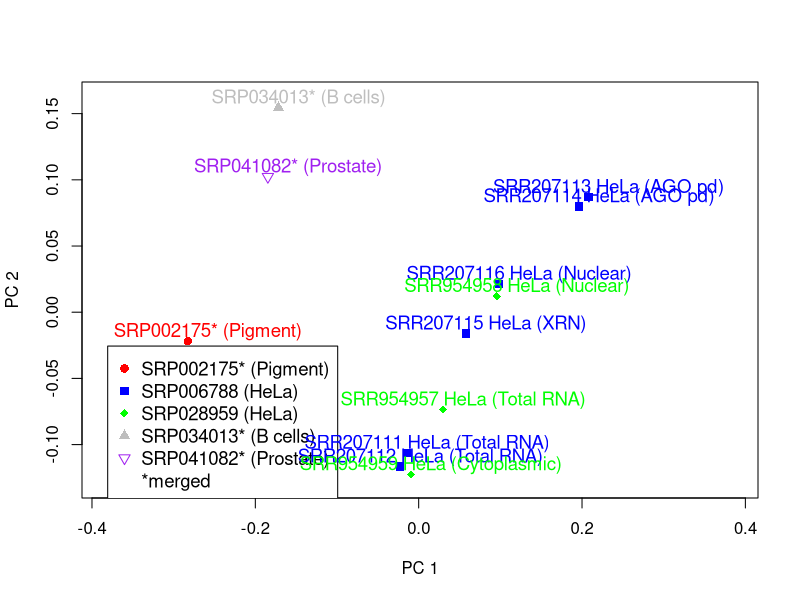

This figure's R source:
#!/usr/bin/env R
args <- commandArgs(trailingOnly = TRUE)

output_dir = args[1]

precursors_names = c("pre-miR","SNORD","SNORA","tRNA","SCARNA","MISC")
precursors_total = c(1386,264,106,451,23,39)
datasets_names   = c("SRP002175* (Pigment)", "SRP006788 (HeLa)", "SRP028959 (HeLa)", "SRP034013* (B cells)", "SRP041082* (Prostate)")

samples_SRP002175_merged = c("SRP002175* (Pigment)")
samples_SRP006788 = c("SRR207111 HeLa (Total RNA)","SRR207112 HeLa (Total RNA)","SRR207113 HeLa (AGO pd)","SRR207114 HeLa (AGO pd)","SRR207115 HeLa (XRN)","SRR207116 HeLa (Nuclear)")
samples_SRP028959 = c("SRR954957 HeLa (Total RNA)", "SRR954958 HeLa (Nuclear)", "SRR954959 HeLa (Cytoplasmic)")
samples_SRP034013_merged = c("SRP034013* (B cells)")
samples_SRP041082_merged = c("SRP041082* (Prostate)")

datasets_length = c( length(samples_SRP002175_merged),
                     length(samples_SRP006788),
                     length(samples_SRP028959),
                     length(samples_SRP034013_merged),
                     length(samples_SRP041082_merged))

samples_names = c(
                  samples_SRP002175_merged,
                  samples_SRP006788,
                  samples_SRP028959,
                  samples_SRP034013_merged,
                  samples_SRP041082_merged)
samples_color = c(
                  rep("red",datasets_length[1]),
                  rep("blue",datasets_length[2]),
                  rep("green",datasets_length[3]),
                  rep("gray",datasets_length[4]),
                  rep("purple",datasets_length[5]))

samples_cex    = c(
                  rep(1.4,datasets_length[1]),
                  rep(1.4,datasets_length[2]),
                  rep(1.4,datasets_length[3]),
                  rep(1.4,datasets_length[4]),
                  rep(1.4,datasets_length[5]))


samples_pch    = c(
                  rep(16,datasets_length[1]),
                  rep(15,datasets_length[2]),
                  rep(18,datasets_length[3]),
                  rep(17,datasets_length[4]),
                  rep(6,datasets_length[5]))


fragments = data.frame(
                       c( 947,  202,   56, 1210,   26,  107), #SRP002175
                       
                       #c( 500,  104,   23,  937,   11,  567), #SRP002175_SRR038852
                       #c( 346,   64,    7,  554,    1,  360), #SRP002175_SRR038853
                       #c( 519,   93,   14,  810,    7,  547), #SRP002175_SRR038854
                       #c( 374,   69,    9,  687,    6,  394), #SRP002175_SRR038855
                       #c( 416,   60,    8,  767,    8,  436), #SRP002175_SRR038856
                       #c( 546,  119,   33, 1094,   14,  586), #SRP002175_SRR038857
                       #c( 404,   61,    7,  700,    6,  427), #SRP002175_SRR038858
                       #c( 572,  115,   28,  939,   14,  607), #SRP002175_SRR038859
                       #c( 452,  138,   34,  927,   13,  488), #SRP002175_SRR038860
                       #c( 515,  131,   26, 1033,   13,  574), #SRP002175_SRR038861
                       #c( 446,   80,   11,  750,   10,  466), #SRP002175_SRR038862
                       
                       c( 680,  140,   24,  998,   11,  755), #SRP006788_SRR207111
                       c( 686,  181,   34, 1104,   24,  806), #SRP006788_SRR207112
                       c( 560,   30,   15,  208,    9,  590), #SRP006788_SRR207113
                       c( 517,   42,   17,  209,    6,  550), #SRP006788_SRR207114
                       c( 738,  294,  112,  760,   47,  903), #SRP006788_SRR207115
                       c( 649,  280,   87,  519,   32,  806), #SRP006788_SRR207116
                       
                       c( 203,   15,    0,  229,    2,  210), #SRP028959_SRR954957
                       c( 169,   33,    0,  126,    4,  176), #SRP028959_SRR954958
                       c( 197,    2,    0,  274,    1,  204), #SRP028959_SRR954959
                       
                       c(2230,  670,  384, 1478,  105,  391), #SRP034013
                       
                       #c(1644,  521,  202, 1317,   59, 1956), #SRP034013_SRR1049397
                       #c(1629,  614,  303, 1389,   92, 1969), #SRP034013_SRR1049398
                       #c(1595,  549,  259, 1360,   72, 1939), #SRP034013_SRR1049399
                       
                       c(1454,  552,   201, 1222,   99, 304 ) #SRP041082
                       
                       #c(1205,  438,   92, 1175,   68, 1452), #SRP041082_SRR1232072
                       #c(1249,  507,  184, 1166,   82, 1525)  #SRP041082_SRR1232073
                       
                      )

fragments = t(fragments)
colnames(fragments) = precursors_names
rownames(fragments) = samples_names

fragments_samples_sum = apply(fragments, 1, sum)

fragments_normalized_1 = fragments / fragments_samples_sum

pca = prcomp(fragments_normalized_1)

x = pca$x[,1]
y = pca$x[,2]

print(paste(output_dir,"/PCA_merged.svg",sep=""))
svg(paste(output_dir,"/PCA_merged.svg",sep=""))

dy = abs(max(y) - min(y))
dx = abs(max(x) - min(x))
Sys.sleep(0.1);
plot(c(min(x)*1.35,max(x)*1.85),c(min(y)*1.05,max(y)*1.05),type="n",xlab="PC 1",ylab="PC 2")
legend(min(x)-(0.20*dx),max(y) - (0.65*dy),c(datasets_names,"*merged"),col=c(unique(samples_color),'black'),pch=c(unique(samples_pch),-1),cex=c(samples_cex,samples_cex[1])*0.8)
points(x,y,col=samples_color,cex=samples_cex*0.8,pch=samples_pch)
text(x+(0.05*dx),y+(0.025*dy),samples_names,col=samples_color,cex=samples_cex*0.8)

dev.off()

#Variance(s)
n = (pca$sdev)^2 / sum(pca$sdev^2)
m = cumsum((pca$sdev)^2) / sum(pca$sdev^2)
paste(round(100*m, 2), "%", sep="")
